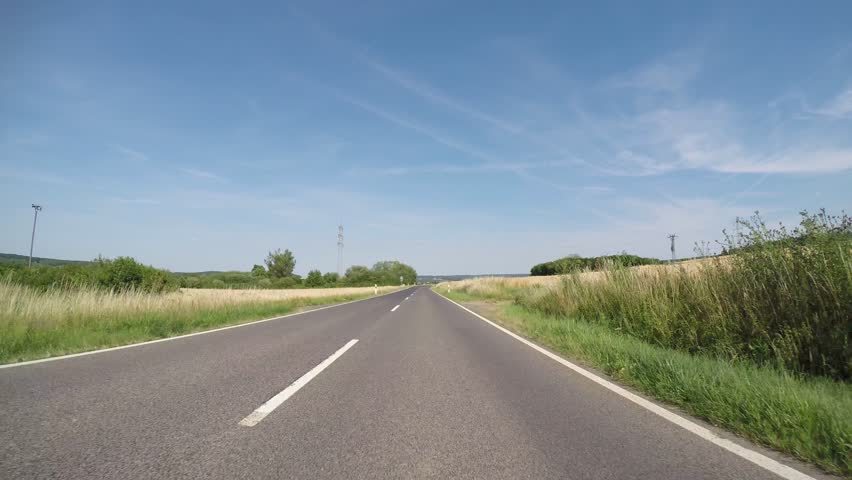
#> input picture road.jpg, 852 x 480 px
$ python road_detection.py   (Python 2 division)
#> lines starting #> are read from the running program, lines starting #| are printed output that depends on the picture; after the words box and inside, x2 and y2 are one past the last pixel; in counts of white or black regions, pixels touching at a corner belong together
import matplotlib.pyplot as plt
import numpy as np
import cv2

# dege detection

def draw_lines(img, lines, color=(255, 0, 0), thickness=3):
    while lines is not None:
        for line in lines:
            for x1,y1,x2,y2 in line:
                return cv2.line(img, (x1, y1), (x2, y2), color, thickness)


img = cv2.imread('road.jpg')
#> img is the input picture: shape (480, 852, 3); mean B, G, R 151.8, 145.1, 129.9
gray = cv2.cvtColor(img,cv2.COLOR_BGR2GRAY)
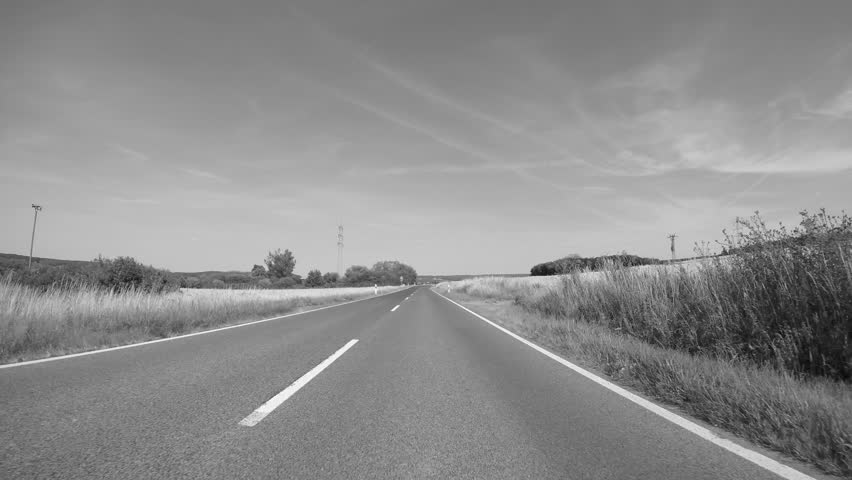
#> gray: shape (480, 852); min 4, max 254, mean 141.3
im_y, im_x =gray.shape
#> im_y = 480; im_x = 852
corp_im = gray[im_y/2:im_y,im_x/4:3*im_x/4]
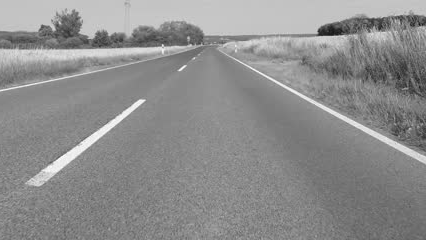
#> corp_im: shape (240, 426); min 17, max 254, mean 141.2

# cany edge detection
corp_gauss_gray=cv2.GaussianBlur(corp_im, (9,5), 0)
low_threshold = 5
high_threshold = 100
canny_edges = cv2.Canny(corp_gauss_gray,low_threshold,high_threshold)
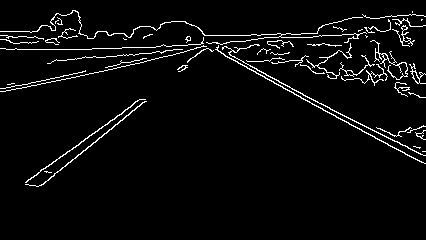
#> canny_edges: shape (240, 426); 4.1% white in thin lines or dots, all inside (x1, y1, x2, y2) = (0, 10, 426, 187)


lines = cv2.HoughLines(canny_edges,1,np.pi/180,200)
#> lines = None

# draw lines on image
while lines is not None:
	for rho,theta in lines[0]:
    	a = np.cos(theta)
   		b = np.sin(theta)
    	x0 = a*rho
    	y0 = b*rho
    	x1 = int(x0 + 1000*(-b))
    	y1 = int(y0 + 1000*(a))
    	x2 = int(x0 - 1000*(-b))
    	y2 = int(y0 - 1000*(a))
    	cv2.line(corp_im,(x1,y1),(x2,y2),(0,0,255),2)
#> this loop made 0 passes


plt.subplot(311),plt.imshow(corp_gauss_gray,cmap = 'gray')
plt.title('corp_gauss_gray'), plt.xticks([]), plt.yticks([])
plt.subplot(312),plt.imshow(canny_edges,cmap = 'gray')
plt.title('canny_edges'), plt.xticks([]), plt.yticks([])
plt.subplot(313),plt.imshow(corp_im,cmap = 'gray')
plt.title('gray'), plt.xticks([]), plt.yticks([])
plt.show()
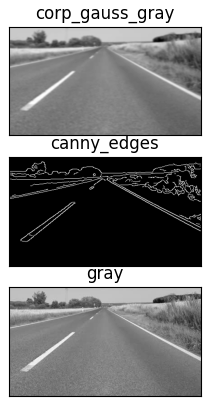
#> figure drawn by matplotlib, 3 panels

#> (the run stopped early here; a loop or call above may not have finished)
